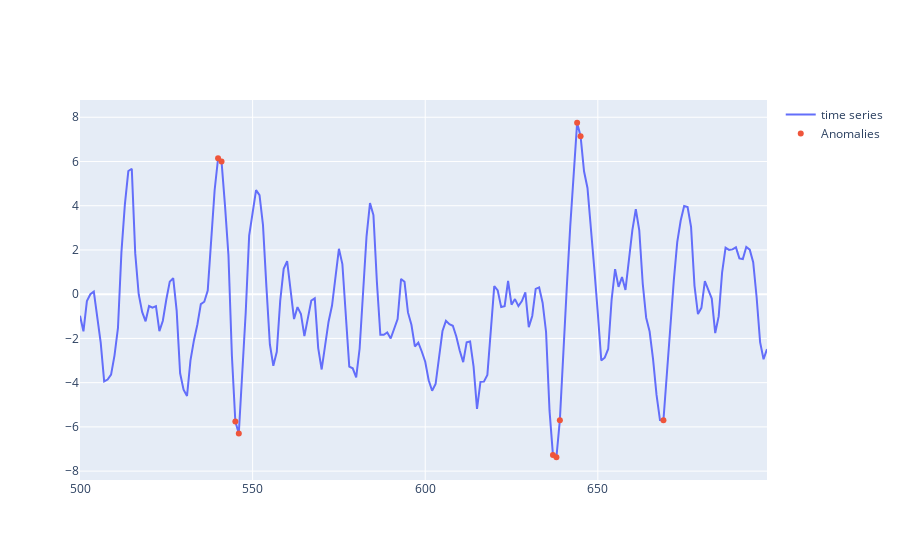

Notebook code for this chart:
### Code cell
kernel = ConstantKernel() * RBF() + WhiteKernel()
gpr = GaussianProcessRegressor(
    kernel=kernel,
    n_restarts_optimizer=5,
    random_state=2353245)
gpr.fit(d1.x_values[400:500, None], d1.y_values[400:500])
gp1, sigma=gpr.predict(d1.x_values[500:700,None], return_std=True)

df_res = d1[500:700].copy()
df_res['fact'] = test
df_res['forecast'] = gp1
df_res.loc[df_res['fact'] == 0, 'MAPE'] = 0.05
df_res.loc[df_res['fact'] != 0 , 'MAPE'] = abs(df_res.fact - df_res.forecast)

threshold = percentile(df_res.MAPE, 95)
df_res['anomaly'] =df_res.MAPE > threshold

a = df_res.loc[df_res.anomaly, ['fact']]
fig = go.Figure()
fig.add_trace(go.Scatter(x=df_res.index, y=df_res.fact, 
                        mode='lines', name='time series'))
fig.add_trace(go.Scatter(x=a.index, y=a.fact, 
                       mode='markers', name='Anomalies'))
fig.show()
f,t=df_res.anomaly.value_counts()
print(f'n_outliers = {t}')
f=t/len(test)
print(f'FPR = {f}')

### Figure 1 — Plotly figure (JSON) as saved in the notebook; plotly's stock layout.template omitted (floating-point values rounded to 4 significant figures; data arrays with more than 128 entries replaced by an {"elided": "..."} marker saying what was removed)
{"data": [{"mode": "lines", "name": "time series", "type": "scatter", "x": {"elided": "200 int values"}, "y": {"elided": "200 float values"}}, {"mode": "markers", "name": "Anomalies", "type": "scatter", "x": [540, 541, 545, 546, 637, 638, 639, 644, 645, 669], "y": [6.146, 6.001, -5.761, -6.297, -7.275, -7.373, -5.696, 7.751, 7.141, -5.698]}], "layout": {}}
